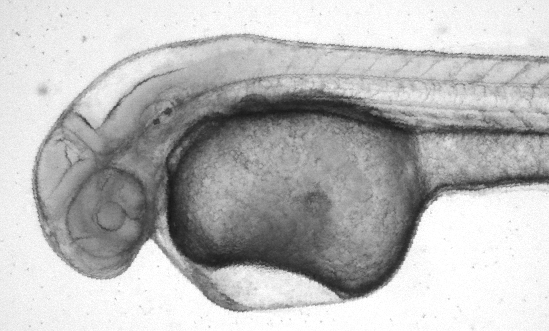
%> input picture Lab 4/fish-vis.tif, 549 x 331 px
$ octave Lab4.m   (GNU Octave 9; MATLAB toolbox functions it lacks are replaced by stand-ins)
%> lines starting %> are read from the running program, lines starting %| are printed output that depends on the picture
%Read Image
Fish_Vis = imread('fish-vis.tif');
%> Fish_Vis is the input picture: size 331x549 uint8; min 21, max 255, mean 186
Fish_CFP = imread('fish-cfp-1.tif');
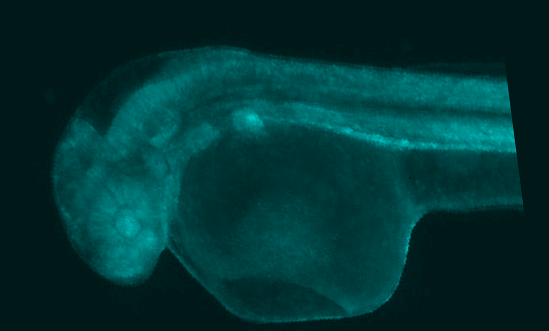
%> input picture Lab 4/fish-cfp-1.tif, 549 x 331 px
%> Fish_CFP is the input picture: size 331x549x3 uint8; mean R, G, B 0, 51.8, 51.8

%Covert to GreyScale
Fish_CFG = im2gray(Fish_CFP);
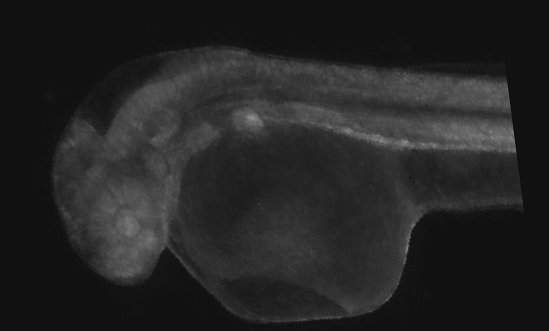
%> Fish_CFG: size 331x549 uint8; min 9, max 140, mean 36.4

%Use cpselect() and save control points
fixedPoints = [250 200; 250 150; 250 100; 150 200; 150 150; 150 100];
movingPoints = [250 200; 250 150; 250 100; 150 200; 150 150; 150 100];
%> (the run ends here)
